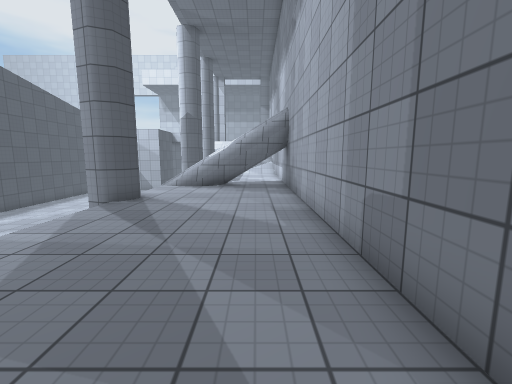
view 1 (above)

24 first-person views from a walk through a Unity game level. The camera is 1.4 m above the floor, tilts 8° down and sees 90° across. The floor is counted in squares, 1 m on a side. Each view is taken from the middle of a square. On the plan, view 1 faces up. The plan holds only what a view shows up to about 13 squares ahead; the rest is blank. The place goes on beyond the plan. The player character is not drawn. Surface patterns are stand-ins for the level's own textures.

view 2
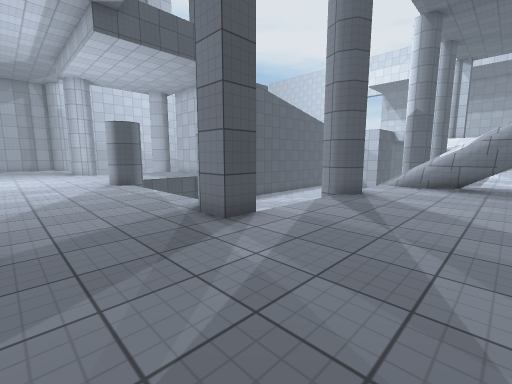

view 3
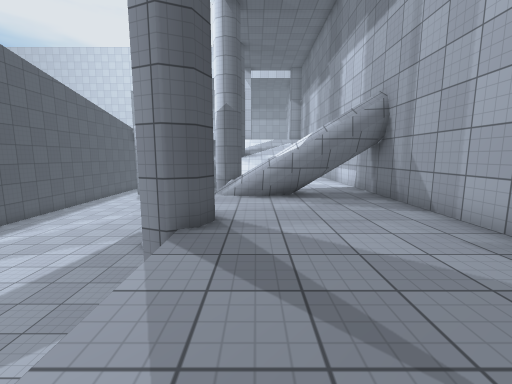

view 4
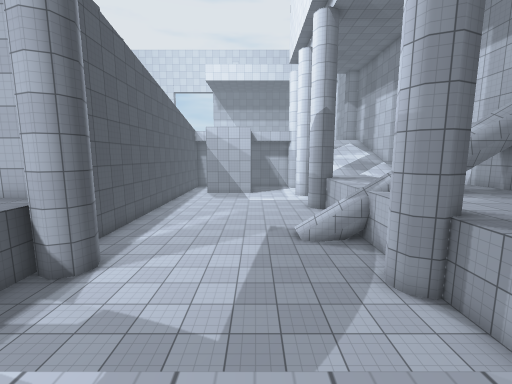

view 5
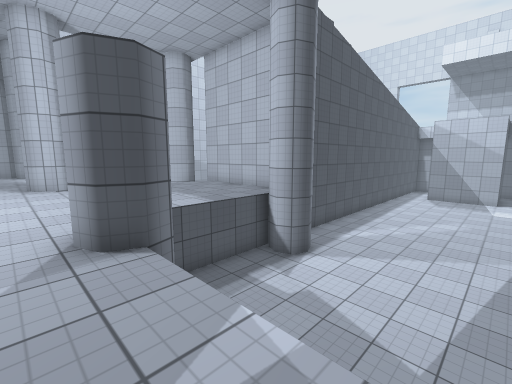

view 6
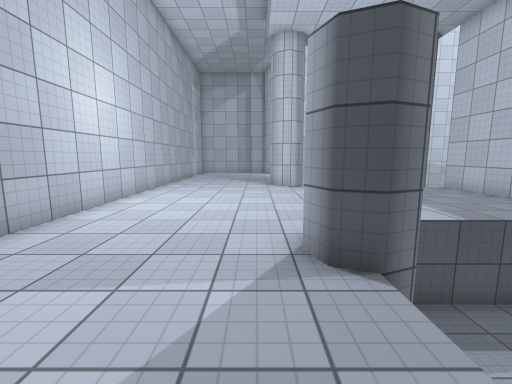

view 7
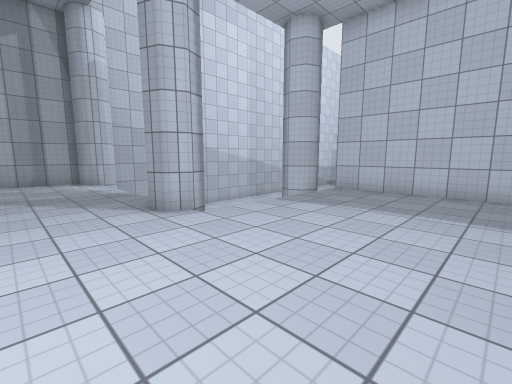

view 8
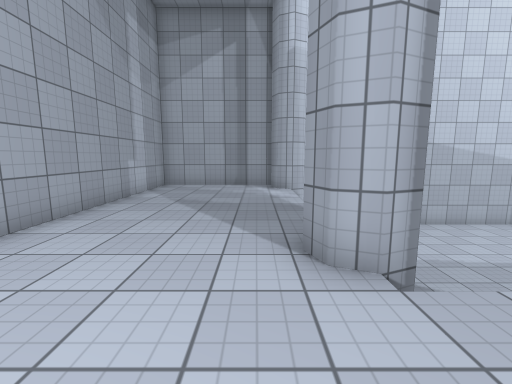

view 9
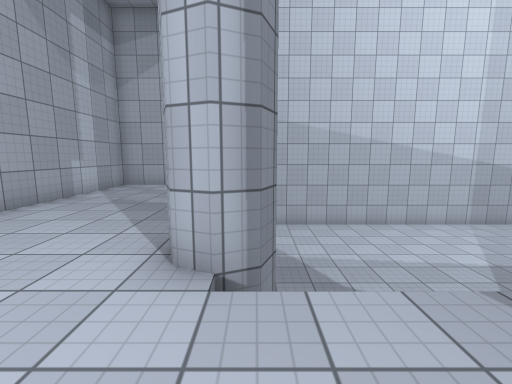

view 10
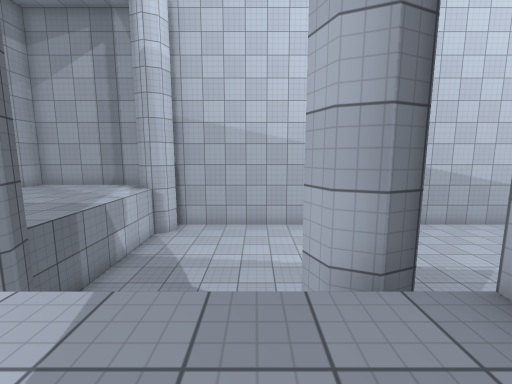

view 11
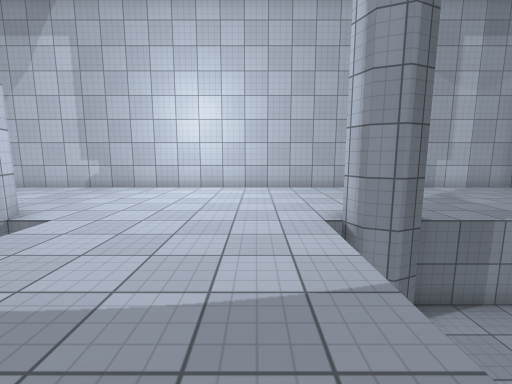

view 12
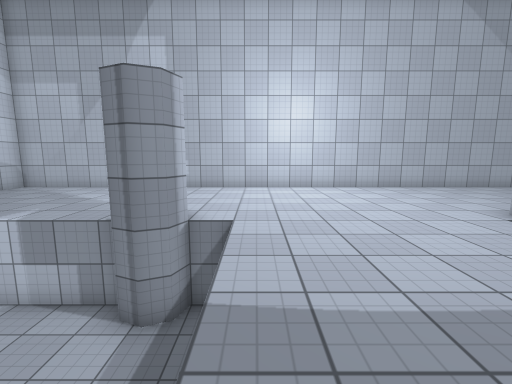

view 13
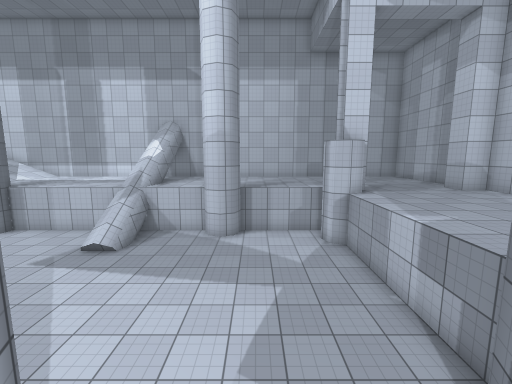

view 14
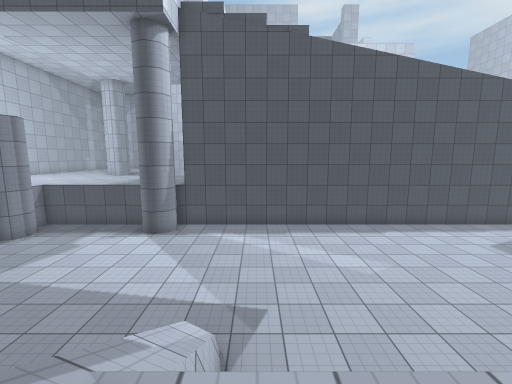

view 15
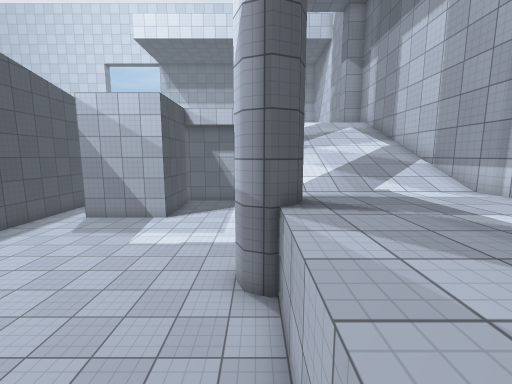

view 16
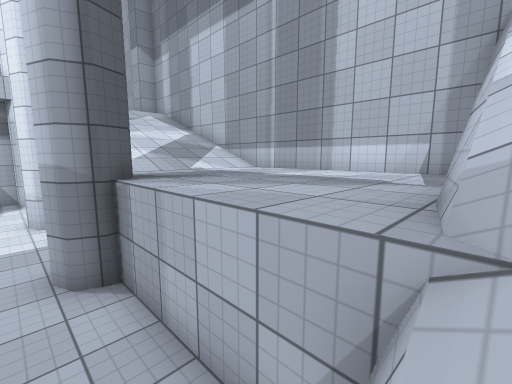

view 17
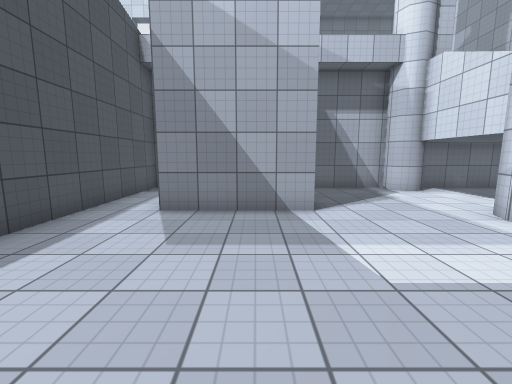

view 18
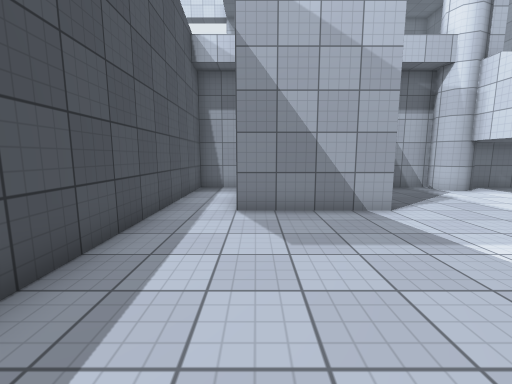

view 19
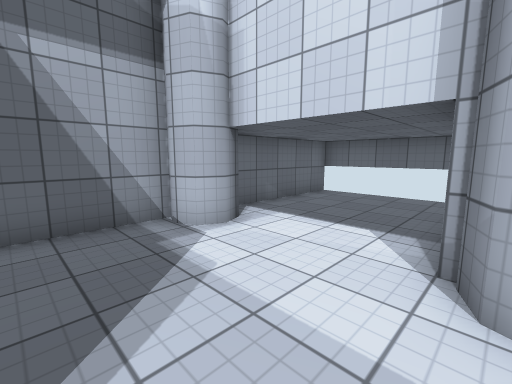

view 20
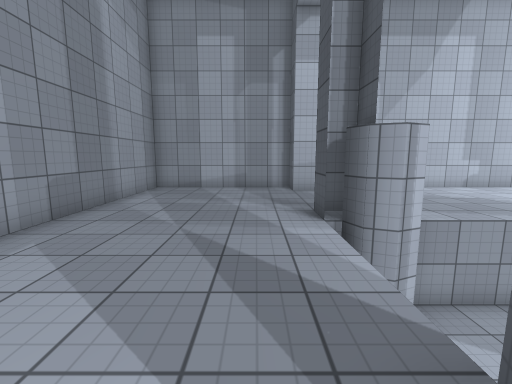

view 21
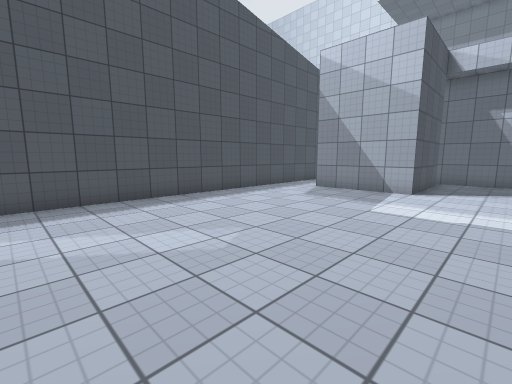

view 22
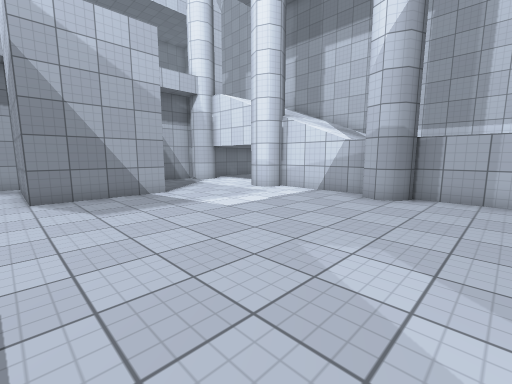

view 23
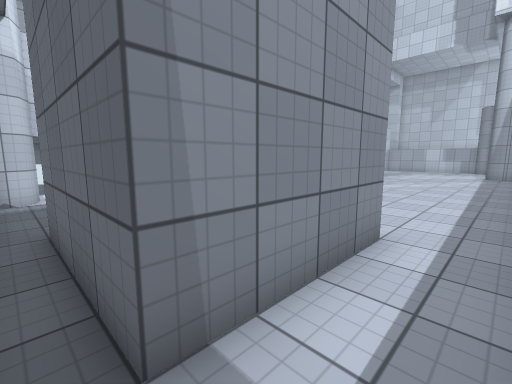

view 24
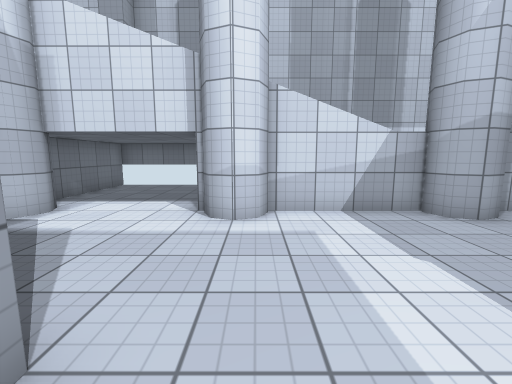

### Floor plan
Key: @ floor where view 1 was taken; # wall or solid block; . main floor; - floor 2 m lower than the main floor; / step, stairs or slope; = window, fence, low wall or low ledge; v drop or lower ground.
Columns run from 32 left of view 1 to 2 right of it. Each row starts with its distance up from view 1.
 31                 ####  #############
 30                 #----------##-----#
 29                 #--####-----------#
 28                 #--#  #-----------#
 27                 #--#  #-----------#
 26                 #--####-----//////#
 25                 #----------##/////#
 24                 #----------##/////#
 23                 #-----------//////#
 22                 #-----------//////#
 21  v              #-----------//////#
 20  v              #-----------......#
 19  vv             #----------##.....#
 18  vvv            #-----------......#
 17  vvvv           #-----------......#
 16  vvvvv          #-----------......#
 15  vvvvvv         #-----------......#
 14  vvvvvvv        #-----------......#
 13  vvvvvvv        #--------/////////#
 12  vvvvvvv        #--------/=#/=vv#/#
 11  vvvvvvv   #######----------......#
 10  vvvvvvv  #......##---------......#
  9  vvvvvvv ##......##--------##.....#
  8  vvvvvvv   ......----------##.....#
  7  vvvvvvv   ......-----------......#
  6  vvvvvvvv  ......-----------......#
  5  vvvvvvvv  ......-----------......#
  4 ###vvvvvv##......-##------##......#
  3 ###......##.......##......##......#
  2 #.................................#
  1 #.................................#
  0 #...............................@.#
 -1 #.................................#
 -2 #..........................#......#
 -3 ###################################

Positions as (right, up) in squares from view 1, and headings:
1: (0, 0), facing up
2: (0, -1), facing up-left
3: (-3, 3), facing up
4: (-9, 2), facing up
5: (-9, 2), facing up-left
6: (-10, 2), facing left
7: (-16, 0), facing up-left
8: (-19, 2), facing left
9: (-19, 4), facing left
10: (-19, 8), facing left
11: (-20, 9), facing down
12: (-16, 9), facing down
13: (-16, 7), facing right
14: (-3, 14), facing left
15: (-5, 13), facing up
16: (-6, 13), facing up-right
17: (-11, 19), facing up
18: (-13, 19), facing up
19: (-8, 25), facing up-right
20: (-3, 9), facing down
21: (-7, 15), facing up-left
22: (-14, 16), facing up-right
23: (-15, 30), facing down-right
24: (-11, 24), facing right
